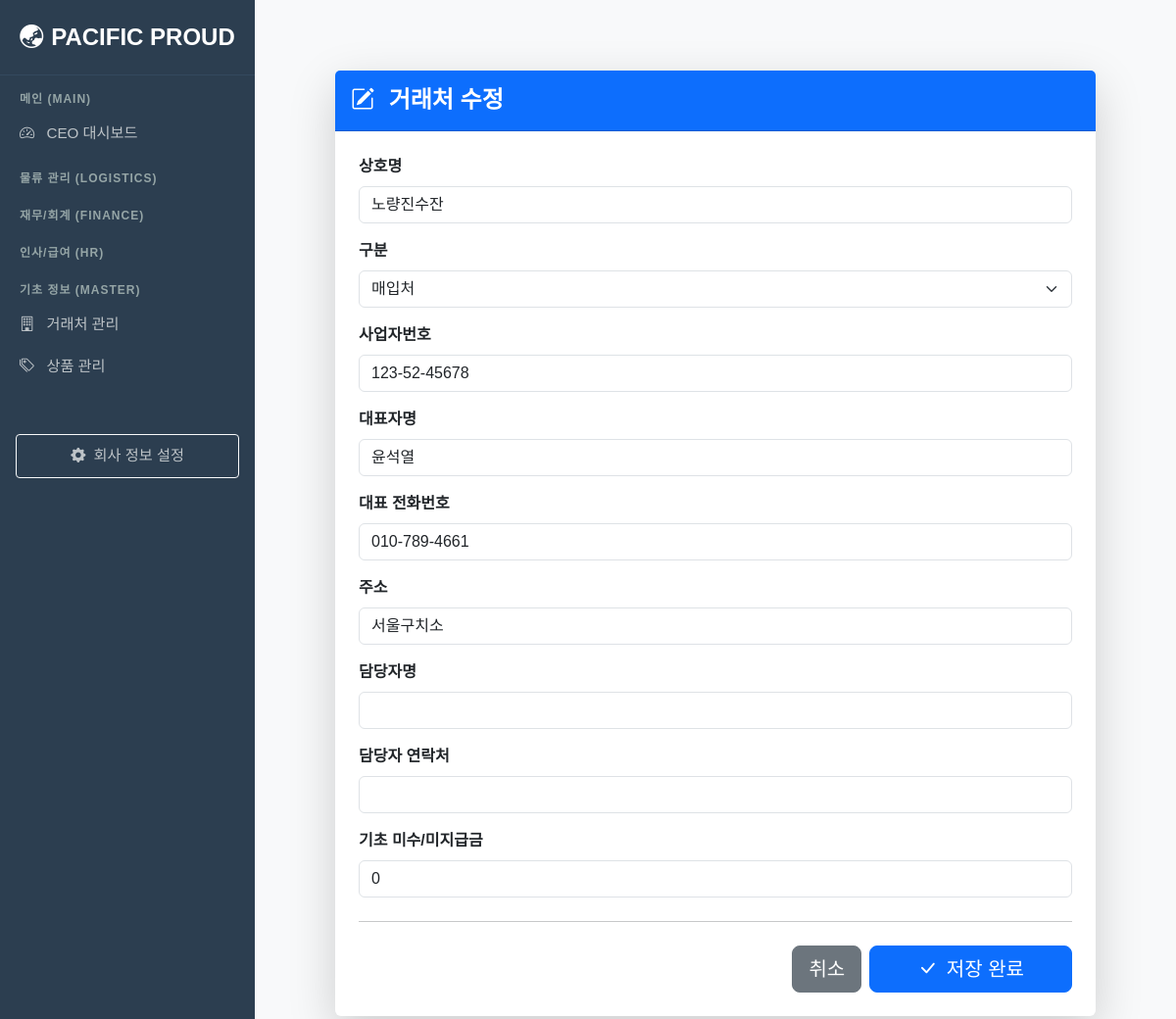
The page /partners/update/1/ on the database as committed earlier.
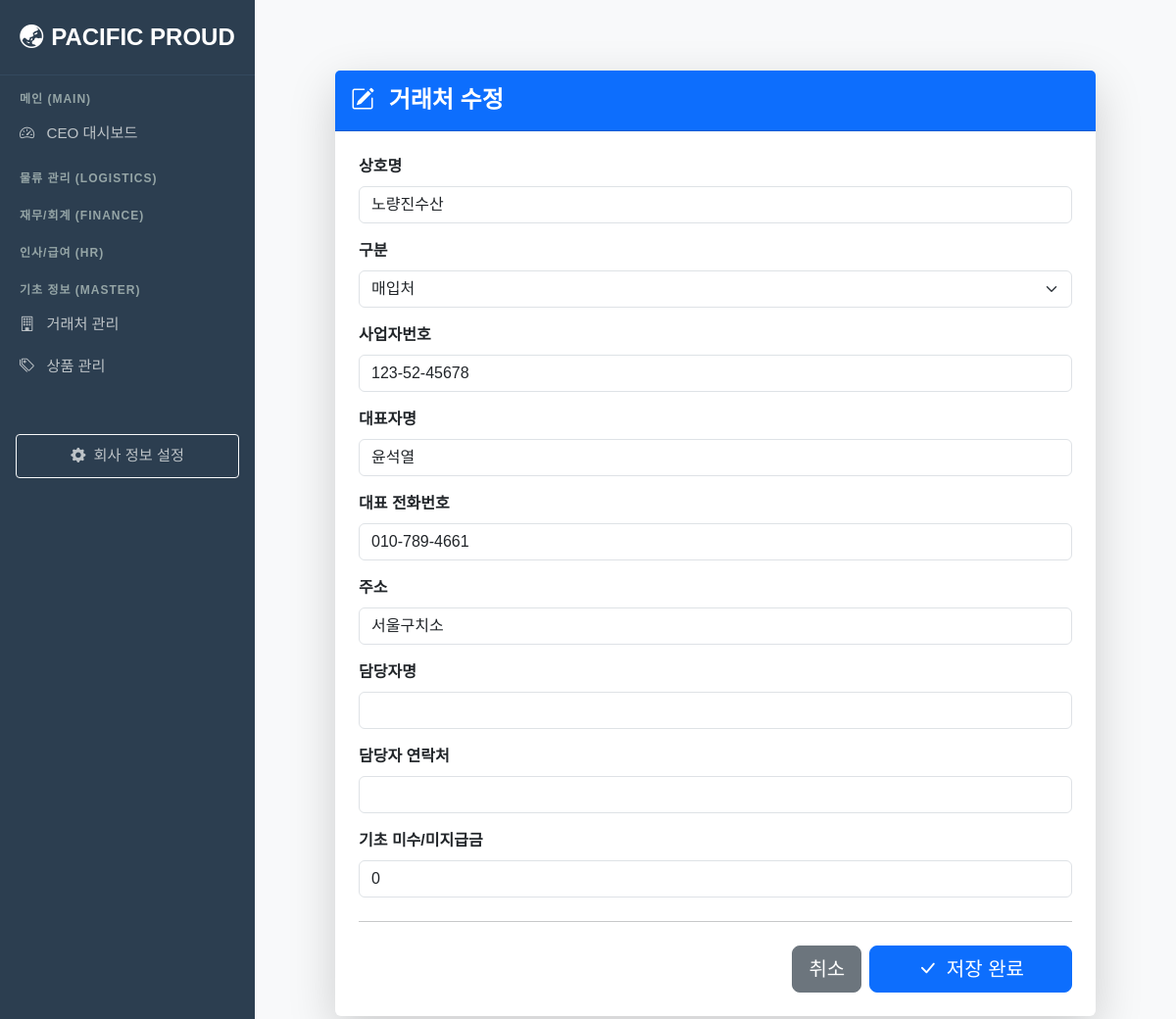
The same page on the database as committed later.
### fulfillment/models.py (models this page shows, shortened)
class Partner(models.Model):
    name = models.CharField(max_length=100, verbose_name="상호명")
    partner_type = models.CharField(max_length=10, choices=PartnerType.choices, verbose_name="구분")
    biz_number = models.CharField(max_length=20, verbose_name="사업자번호", blank=True, null=True)
    owner_name = models.CharField(max_length=50, verbose_name="대표자명", blank=True, null=True)
    phone = models.CharField(max_length=20, verbose_name="대표 전화번호", blank=True, null=True)
    address = models.CharField(max_length=200, verbose_name="주소", blank=True, null=True)
    contact_person = models.CharField(max_length=50, verbose_name="담당자명", blank=True, null=True)
    contact_phone = models.CharField(max_length=20, verbose_name="담당자 연락처", blank=True, null=True)
    initial_balance = models.DecimalField(max_digits=12, decimal_places=0, default=0, verbose_name="기초 미수/미지급금")

### fulfillment/views.py (the view)
# urls.py: path('partners/update/<int:pk>/', views.partner_update, name='partner_update'),
def partner_update(request, pk):
    obj = get_object_or_404(Partner, pk=pk)
    if request.method == 'POST':
        form = PartnerForm(request.POST, instance=obj)
        if form.is_valid(): form.save(); return redirect('fulfillment:partner_list')
    else: form = PartnerForm(instance=obj)
    return render(request, 'fulfillment/common_form.html', {'form': form, 'title': '거래처 수정'})

### fulfillment/forms.py
class PartnerForm(forms.ModelForm):
    class Meta:
        model = Partner
        fields = ['name', 'partner_type', 'biz_number', 'owner_name', 'phone', 'address', 'contact_person', 'contact_phone', 'initial_balance']
        widgets = {
            'name': forms.TextInput(attrs={'class': 'form-control'}),
            'partner_type': forms.Select(attrs={'class': 'form-select'}),
            'biz_number': forms.TextInput(attrs={'class': 'form-control'}),
            'owner_name': forms.TextInput(attrs={'class': 'form-control'}),
            'phone': forms.TextInput(attrs={'class': 'form-control'}),
            'address': forms.TextInput(attrs={'class': 'form-control'}),
            'contact_person': forms.TextInput(attrs={'class': 'form-control'}),
            'contact_phone': forms.TextInput(attrs={'class': 'form-control'}),
            'initial_balance': forms.NumberInput(attrs={'class': 'form-control'}),
        }

### templates/fulfillment/common_form.html (shortened to what this page needs)
{% extends 'base.html' %}
{% block content %}
<div class="container mt-5" style="max-width: 800px;">
    <div class="card shadow-lg border-0">
        <div class="card-header bg-primary text-white p-3">
            <h4 class="mb-0 fw-bold">
                <i class="bi bi-pencil-square me-2"></i> {{ title }}
            </h4>
        </div>
        <div class="card-body p-4">
            <form method="post" enctype="multipart/form-data">
                <div class="row g-3">
                    {% for field in form %}
                    <div class="col-12">
                        <label class="form-label fw-bold">{{ field.label }}</label>
                        {{ field }}
                    </div>
                    {% endfor %}
                </div>
                <hr class="my-4">
                <div class="d-flex justify-content-end gap-2">
                    <button type="button" class="btn btn-secondary btn-lg" onclick="history.back()">
                        취소
                    </button>
                    <button type="submit" class="btn btn-primary btn-lg px-5">
                        <i class="bi bi-check-lg me-1"></i> 저장 완료
                    </button>
                </div>
            </form>
        </div>
    </div>
</div>
{% endblock %}

Rows that differ between the two databases and show on the page:
changed Partner "매입처": name "노량진수잔" → "노량진수산"
